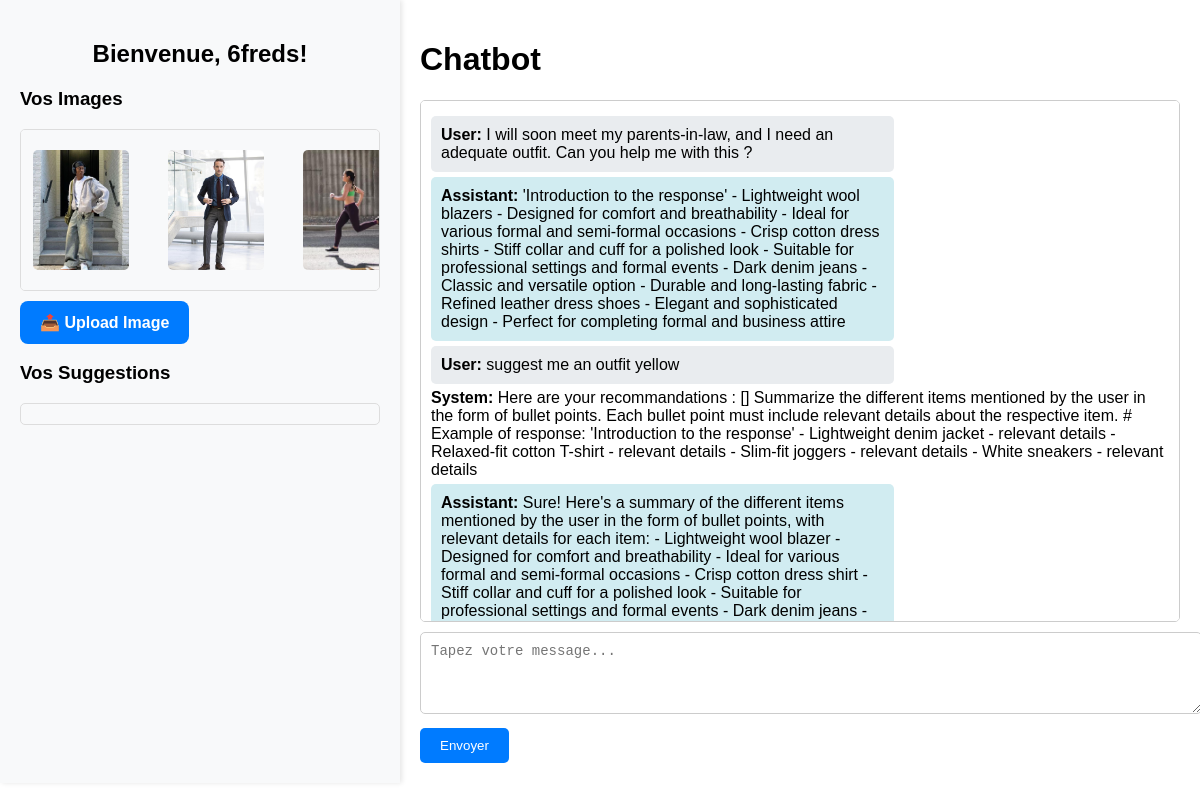
The page / (signed in) on the database its author committed.
### Home/models.py (models this page shows, shortened)
class CustomUser(AbstractUser):
    bio = models.TextField(blank=True)  # Champ texte long pour la bio de l'utilisateur
    images = models.ManyToManyField('Image', blank=True)  # Lien vers un modèle Image
    groups = models.ManyToManyField(
        'auth.Group',
        related_name='customuser_groups',  # Le related_name personnalisé
        blank=True,
        help_text='The groups this user belongs to.'
    )
    user_permissions = models.ManyToManyField(
        'auth.Permission',
        related_name='customuser_permissions',  # Le related_name personnalisé
        blank=True,
        help_text='Specific permissions for this user.'
    )

class Image(models.Model):
    user = models.ForeignKey(
        settings.AUTH_USER_MODEL,  # Utilisation du modèle d'utilisateur personnalisé (CustomUser)
        on_delete=models.CASCADE,
        related_name='user_images'  # Ce related_name permet d'accéder aux images via user.user_images.all()
    )
    image = models.ImageField(upload_to='user_images/')
    description = models.JSONField(blank=True)

### Home/views.py (the view)
# urls.py: path('', views.home, name='home'),
@login_required
def home(request):
    if request.method == 'POST':
        form = ImageUploadForm(request.POST, request.FILES)
        if form.is_valid():
            image = form.save(commit=False)
            image.user = request.user
            image_file = request.FILES['image']  # Get the uploaded image from the form
            image_bytes = image_file.read()  # Read the file as bytes
            image_base64 = base64.b64encode(image_bytes).decode('utf-8')  # Encode to Base64
            image.description = json.loads(list_clothes(image_base64))
            image.save()
            return redirect('home')
    else:
        form = ImageUploadForm()
    return render(request, 'Home/home.html', {'form': form, "suggestions":[]})

### Home/forms.py
class ImageUploadForm(forms.ModelForm):
    class Meta:
        model = Image
        fields = ['image']

### Home/context_processors.py (called while the page is built)
def user_images(request):
    if request.user.is_authenticated:
        images = request.user.user_images.all().order_by('-id')
    else:
        images = []
    return {'images': images}

def chatbot_context(request):
    if request.user.is_authenticated:
        chatbot, created = ChatbotConversation.objects.get_or_create(user=request.user)
        print(chatbot)
        context = {
            'chatbot': chatbot,
        }
    else:
        context = {
            'chatbot': None,
        }
    return context

### Home/models.py (called while the page is built)
    def __str__(self):
        return f"Conversation with {self.user.username} at {self.created_at}"

### Home/templates/Home/home.html (shortened to what this page needs)
{% load static %}
<!DOCTYPE html>
<html lang="en">
<head>
    <link rel="stylesheet" href="{% static 'Home/css/home.css' %}">
</head>
<body>
    <div id="left-panel">
        <h2>Bienvenue, {{ user.username }}!</h2>
        <h3>Vos Images</h3>
        <div id="image-gallery">
            <div class="image-container">
                {% for image in images %}
                <div class="image-item">
                    <img src="{{ image.image.url }}" alt="{{ image.description }}">
                </div>
                {% endfor %}
            </div>
        </div>
        <form method="POST" enctype="multipart/form-data" id="upload-form">
            <button type="button" id="upload-button" onclick="document.getElementById('image-input').click();">
                📤 Upload Image
            </button>
        </form>
        <h3>Vos Suggestions</h3>
        <div id="image-gallery">
        </div>
    </div>
    <div id="right-panel">
        {% include 'Home/chatbot.html' %}
    </div>
</body>
</html>

### Home/templates/Home/chatbot.html (shortened to what this page needs)
{% load static %}
<!DOCTYPE html>
<html lang="fr">
<head>
    <link rel="stylesheet" href="{% static 'Home/css/chatbox.css' %}">
</head>
<body>
    {% if chatbot %}
        <h1>Chatbot</h1>
        <div id="chat-box">
            {% for msg in chatbot.message %}
                <div class="{{ msg.role }}-message">
                    <strong>{{ msg.role|capfirst }}:</strong> {{ msg.content }}
                </div>
            {% endfor %}
        </div>
        <textarea id="user-input" placeholder="Tapez votre message..."></textarea>
        <button id="send-button">Envoyer</button>
    {% endif %}
</body>
</html>

### Home/static/Home/css/home.css (style rules this page uses)
body { display: flex; font-family: Arial, sans-serif; margin: 0; padding: 0; }
#left-panel { width: 30%; background-color: #f8f9fa; padding: 20px; box-shadow: 2px 0 5px rgba(0, 0, 0, 0.1); }
#left-panel h2 { text-align: center; margin-bottom: 20px; }
#left-panel img { display: block; margin: 10px auto; border-radius: 5px; width: 80%; }
#image-gallery { display: flex; overflow-x: auto; white-space: nowrap; padding: 10px 0; margin: 10px 0; background-color: #f8f9fa; border: 1px solid #ddd; border-radius: 5px; scrollbar-width: thin; }
.image-container { display: flex; gap: 15px; }
.image-item { flex: none; text-align: center; width: 120px; }
.image-item img { width: 120px; height: 120px; object-fit: cover; border-radius: 5px; }
#image-gallery { display: flex; overflow-x: auto; white-space: nowrap; padding: 10px 0; margin: 10px 0; background-color: #f8f9fa; border: 1px solid #ddd; border-radius: 5px; scrollbar-width: thin; cursor: grab; }
#right-panel { width: 70%; padding: 20px; }
#chat-box { border: 1px solid #ccc; height: 500px; overflow-y: scroll; margin-bottom: 10px; padding: 10px; border-radius: 5px; background-color: #fff; }
textarea#user-input { width: 100%; height: 60px; margin-bottom: 10px; border-radius: 5px; border: 1px solid #ccc; padding: 10px; font-size: 14px; }
button#send-button { background-color: #007bff; color: #fff; border: none; padding: 10px 20px; border-radius: 5px; cursor: pointer; }
#upload-button { background-color: #007bff; color: white; border: none; padding: 12px 20px; font-size: 16px; font-weight: bold; border-radius: 8px; cursor: pointer; transition: background-color 0.3s ease, transform 0.2s ease; display: flex; align-items: center; gap: 8px; }

### Home/static/Home/css/chatbox.css (style rules this page uses)
.user-message, .assistant-message { margin: 5px 0; padding: 10px; border-radius: 5px; max-width: 60%; }
.user-message { background-color: #e9ecef; align-self: flex-end; }
.assistant-message { background-color: #d1ecf1; align-self: flex-start; }

### rows shown on the page
CustomUser: username "6freds"
Image: image (picture)
Image: image (picture)
Image: image (picture)

### other values the page prints
{{ msg.role|capfirst }} "User" "Assistant" "User" "System" "Assistant"
{{ msg.content }} "I will soon meet my parents-in-law, and I need an adequate outfit. Can you help me with this ?" "suggest me an outfit yellow"
